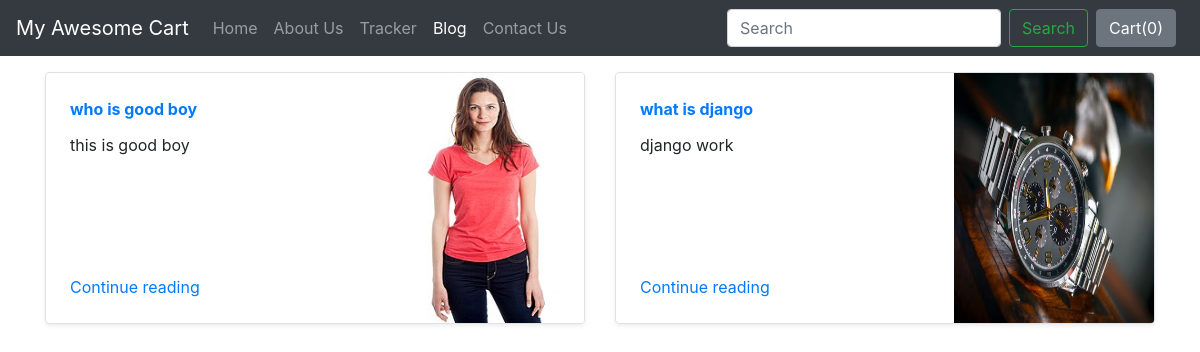
Screenshot of /blog/ with the database file from the repository.
### blog/models.py (models this page shows, shortened)
class Blogpost(models.Model):
    post_id = models.AutoField(primary_key=True)
    title = models.CharField(max_length=50)
    head0= models.CharField(max_length=500,default="")
    chead0= models.CharField(max_length=5000,default="")
    head1= models.CharField(max_length=500,default="")
    chead1= models.CharField(max_length=5000,default="")
    head2= models.CharField(max_length=500,default="")
    chead2= models.CharField(max_length=5000,default="")
    pub_date = models.DateField()
    thumbnail=models.ImageField(upload_to="shop/image",default="")

### blog/views.py (the view)
# urls.py: path("", views.index, name="blogHome"),
def index(request):
    myposts = Blogpost.objects.all()
    return render(request, 'blog/index.html', {'myposts':myposts})

### blog/templates/blog/index.html (shortened to what this page needs)
{%extends 'blog/basic.html'%}
{%block body%}
<div class="container mt-3">
    <div class="row my-2">
        {% for item in myposts %}
        <div class="col-md-6">
            <div class="row no-gutters border rounded overflow-hidden flex-md-row mb-4 shadow-sm h-md-250 position-relative">
                <div class="col p-4 d-flex flex-column position-static">
                    <strong class="d-inline-block mb-2 text-primary">
                        {{item.head0}}
                    </strong>
                    <p class="card-text mb-auto">{{item.head1}}</p>
                    <a href="blogpost/{{item.post_id}}" class="stretched-link">Continue reading</a>
                </div>
                <div class="col-auto d-none d-lg-block">
                    <img src="/media/{{item.thumbnail}}" class="bd-placeholder-img" width="200" height="250" aria-label="Placeholder: Thumbnail">
                </div>
            </div>
        </div>
        {% if forloop.counter|divisibleby:2%}
    </div>
    <div class="row my-2">
        {%endif%}
        {%endfor%}</div>
</div>
{%endblock%}

### rows the page displays
Blogpost: head0 "who is good boy", head1 "this is good boy", thumbnail (picture)
Blogpost: head0 "what is django", head1 "django work", thumbnail (picture)
